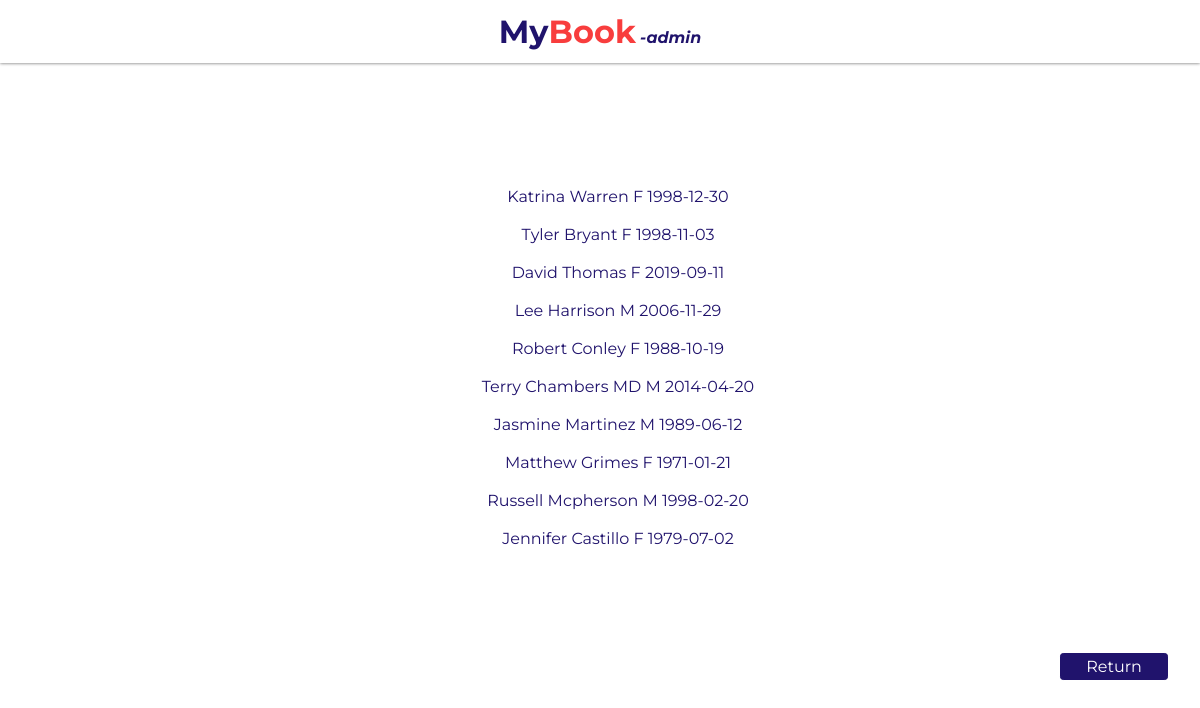
Page /findUser2.php on the earlier database version.
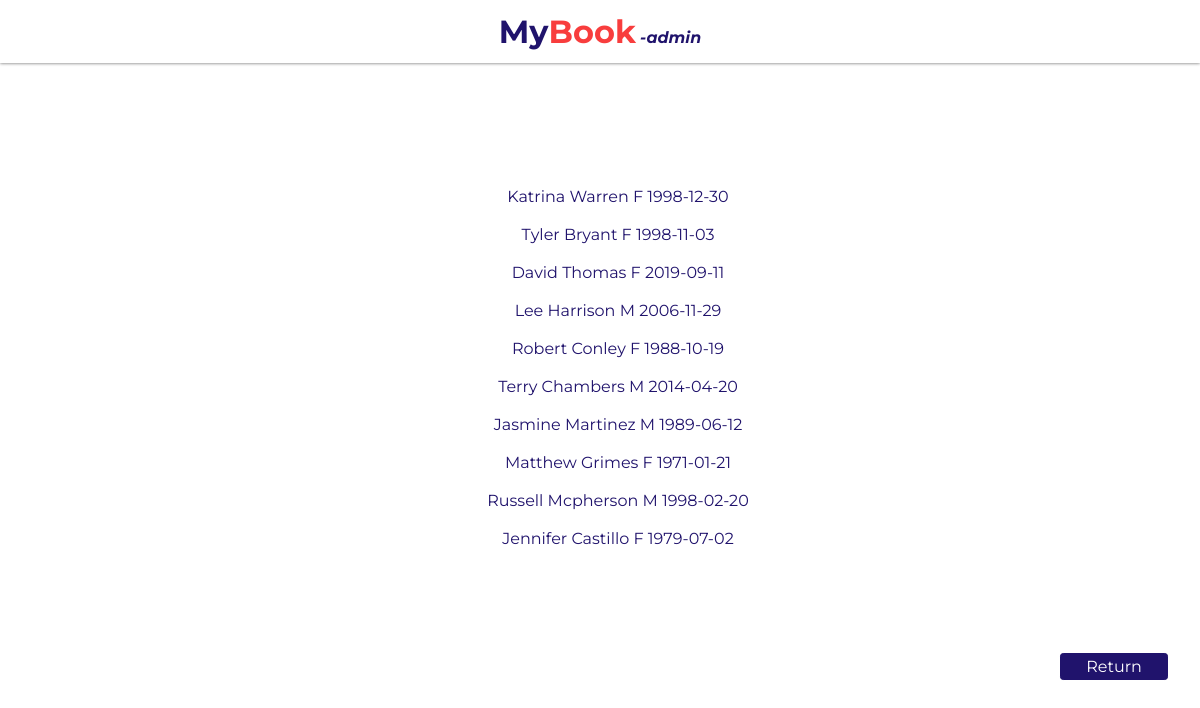
Same page on the later database version.
### tables this page shows
create table users(
    
   userId integer not null unique,
   name varchar(100)	not null,
   gender VARCHAR(1) not null,
   dob DATE,
   primary key(userId)
);

### findUser2.php (the view, shortened to what this page needs)
<!DOCTYPE html>
<html>
	<head>
		<link href="styles/styles4.css" type="text/css" rel="stylesheet" />
    </head>
    <body>
    <div class="gridcontainer">
            <div class="topbar">
                <div class="header">
                    <a onclick="history.back()"><span  class="logoHeaderMy">My</span><span class="logoHeaderBook">Book</span>
                    <span class="logoAdmin"><i>-admin</i></span></a>
                </div>
            </div>
            <div class="content">
                <br><br><br><br>
                <div id="result">
                            <?php
                    $dbServername = "localhost";
                    $dbUsername = "root";
                    $dbPassword = "";
                    $dbName = "DBProject";
                    $conn = mysqli_connect($dbServername,$dbUsername,$dbPassword,$dbName);
                $findName = $_GET["name"];
                $query2 = "SELECT * FROM users WHERE name LIKE '%$findName%'";
                if ($result = $conn->query($query2)) {
                    echo nl2br("\n");
                    echo nl2br("\n");
                    while ($row = $result->fetch_row()) {
                        echo $row[1], " ", $row[2], " ", $row[3];
                        echo nl2br("\n");
                        echo nl2br("\n");
                    }
                }
                ?>
            </div>
            <br><br><br><br>
            <div class="exinfo">
                <a id="return" onclick="history.back()" class="button">Return</a>
            </div>
           </div>
        </body>
</html>

Differences in the rows shown:
changed users: name "Terry Chambers MD" → "Terry Chambers"
